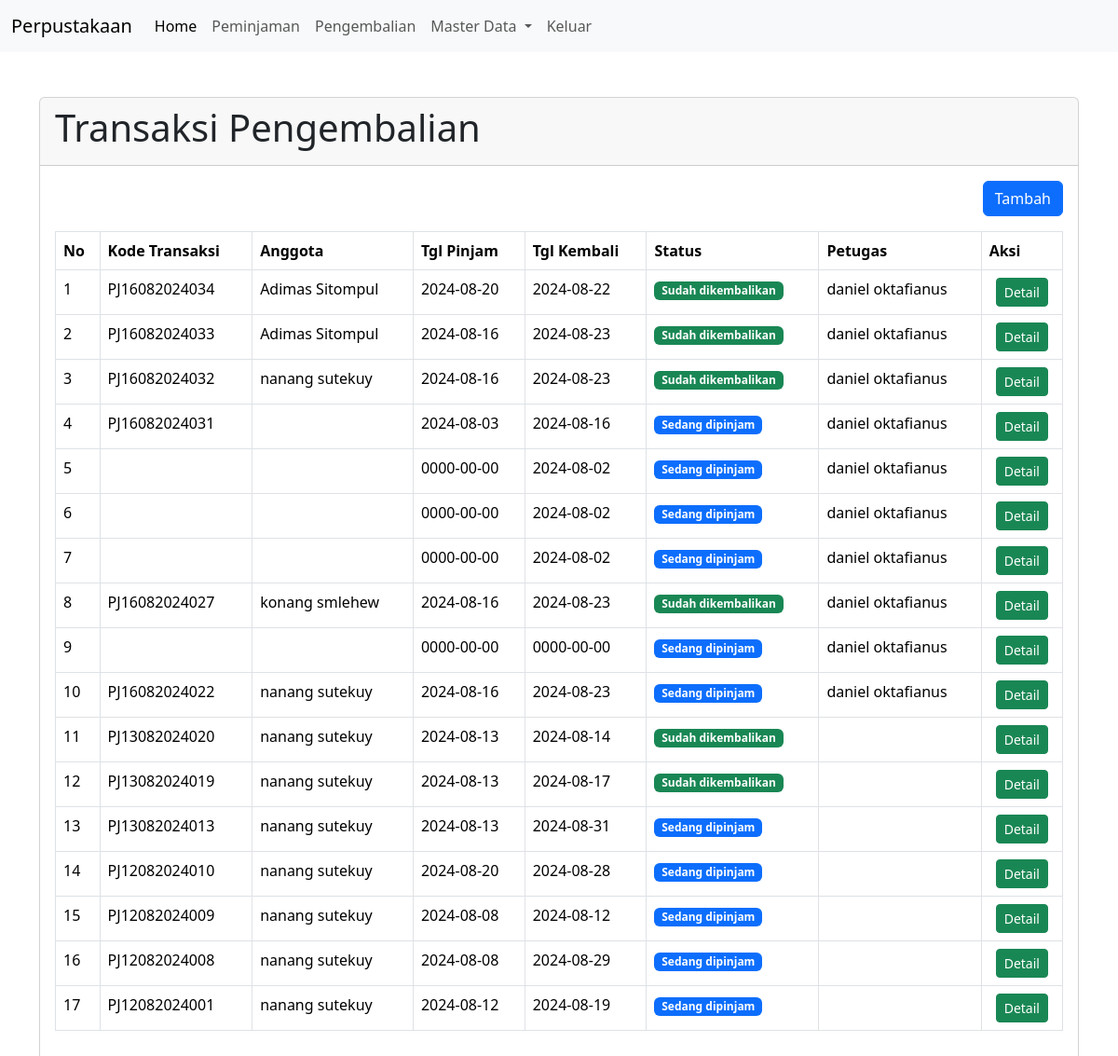
Screenshot of /?pg=pengembalian with the database file from the repository.
### tables this page shows
CREATE TABLE `peminjaman` (
  `id` int(11) NOT NULL,
  `id_anggota` int(11) NOT NULL,
  `id_user` int(11) NOT NULL,
  `kode_transaksi` varchar(30) NOT NULL,
  `tgl_pinjam` date NOT NULL,
  `tgl_kembali` date NOT NULL,
  `status` tinyint(1) NOT NULL,
  `created_at` timestamp NOT NULL DEFAULT current_timestamp(),
  `updated_at` timestamp NOT NULL DEFAULT current_timestamp() ON UPDATE current_timestamp(),
  `delete_at` tinyint(1) NOT NULL DEFAULT 0
);

CREATE TABLE `anggota` (
  `id` int(11) NOT NULL,
  `nisn` varchar(16) NOT NULL,
  `nama_lengkap` varchar(50) NOT NULL,
  `jenis_kelamin` enum('Laki-Laki','Perempuan') NOT NULL,
  `no_telp` varchar(13) NOT NULL,
  `alamat` text NOT NULL,
  `created_at` timestamp NOT NULL DEFAULT current_timestamp(),
  `updated_at` datetime NOT NULL DEFAULT current_timestamp() ON UPDATE current_timestamp()
);

CREATE TABLE `user` (
  `id` int(11) NOT NULL,
  `nama_lengkap` varchar(50) NOT NULL,
  `email` varchar(50) NOT NULL,
  `password` varchar(100) NOT NULL,
  `created_at` timestamp NOT NULL DEFAULT current_timestamp() ON UPDATE current_timestamp(),
  `updated_at` timestamp NOT NULL DEFAULT current_timestamp() ON UPDATE current_timestamp()
);

### content/pengembalian.php (the view, shortened to what this page needs)
<?php
$queryPinjam = mysqli_query($koneksi, "SELECT anggota.nama_lengkap as nama_anggota, user.nama_lengkap, peminjaman.* FROM peminjaman LEFT JOIN anggota ON anggota.id = peminjaman.id_anggota LEFT JOIN user ON user.id = peminjaman.id_user ORDER BY id DESC");
?>
<div class="container mt-5">
    <div class="row">
        <div class="col-sm-12">
            <div class="card">
                <div class="card-header">
                    <h1>Transaksi Pengembalian</h1>
                </div>
                <div class="card-body">
                    <div align="right" class="mb-3">
                        <a href="?pg=tambah-pengembalian" class="btn btn-primary">Tambah</a>
                    </div>
                    <div class="table-responsive">
                        <table class="table table-bordered">
                            <thead>
                                <tr>
                                    <th>No</th>
                                    <th>Kode Transaksi</th>
                                    <th>Anggota</th>
                                    <th>Tgl Pinjam</th>
                                    <th>Tgl Kembali</th>
                                    <th>Status</th>
                                    <th>Petugas</th>
                                    <th>Aksi</th>
                                </tr>
                            </thead>
                            <tbody>
                                <?php
                                $no = 1;
                                while ($row = mysqli_fetch_assoc($queryPinjam)) : ?>
                                <tr>
                                    <td><?php echo $no++ ?></td>
                                    <td><?php echo $row['kode_transaksi'] ?></td>
                                    <td><?php echo $row['nama_anggota'] ?></td>
                                    <td><?php echo $row['tgl_pinjam'] ?></td>
                                    <td><?php echo $row['tgl_kembali'] ?></td>
                                    <td><?php echo getStatus($row['status']) ?></td>
                                    <td><?php echo $row['nama_lengkap'] ?></td>
                                    <td style="text-align: center;">
                                        <a href="?pg=tambah-pengembalian&detail=<?php echo $row['id'] ?>"
                                            class="btn btn-sm btn-success">Detail</a>
                                    </td>
                                </tr>
                                <?php endwhile ?>
                            </tbody>
                        </table>
                    </div>
                </div>
            </div>
        </div>
    </div>
</div>

### function/helper.php (shortened to what this page needs)
<?php
function getStatus($status)
{
    switch ($status) {
        case '1':
            $lable = '<span class="badge text-bg-primary">Sedang dipinjam</span>';
            break;
        case '2':
            $lable = '<span class="badge text-bg-success">Sudah dikembalikan</span>';
            break;
    }
    return $lable;
}

### rows the page displays
peminjaman: kode_transaksi "PJ16082024034", id_anggota.nama_lengkap "Adimas Sitompul", tgl_pinjam "2024-08-20", tgl_kembali "2024-08-22", status "Sudah dikembalikan", id_user.nama_lengkap "daniel oktafianus"
peminjaman: kode_transaksi "PJ16082024033", id_anggota.nama_lengkap "Adimas Sitompul", tgl_pinjam "2024-08-16", tgl_kembali "2024-08-23", status "Sudah dikembalikan", id_user.nama_lengkap "daniel oktafianus"
peminjaman: kode_transaksi "PJ16082024032", id_anggota.nama_lengkap "nanang sutekuy", tgl_pinjam "2024-08-16", tgl_kembali "2024-08-23", status "Sudah dikembalikan", id_user.nama_lengkap "daniel oktafianus"
peminjaman: kode_transaksi "PJ16082024031", tgl_pinjam "2024-08-03", tgl_kembali "2024-08-16", status "Sedang dipinjam", id_user.nama_lengkap "daniel oktafianus"
peminjaman: tgl_pinjam "0000-00-00", tgl_kembali "2024-08-02", status "Sedang dipinjam", id_user.nama_lengkap "daniel oktafianus"
peminjaman: tgl_pinjam "0000-00-00", tgl_kembali "2024-08-02", status "Sedang dipinjam", id_user.nama_lengkap "daniel oktafianus"
peminjaman: tgl_pinjam "0000-00-00", tgl_kembali "2024-08-02", status "Sedang dipinjam", id_user.nama_lengkap "daniel oktafianus"
peminjaman: kode_transaksi "PJ16082024027", id_anggota.nama_lengkap "konang smlehew", tgl_pinjam "2024-08-16", tgl_kembali "2024-08-23", status "Sudah dikembalikan", id_user.nama_lengkap "daniel oktafianus"
peminjaman: tgl_pinjam "0000-00-00", tgl_kembali "0000-00-00", status "Sedang dipinjam", id_user.nama_lengkap "daniel oktafianus"
peminjaman: kode_transaksi "PJ16082024022", id_anggota.nama_lengkap "nanang sutekuy", tgl_pinjam "2024-08-16", tgl_kembali "2024-08-23", status "Sedang dipinjam", id_user.nama_lengkap "daniel oktafianus"
peminjaman: kode_transaksi "PJ13082024020", id_anggota.nama_lengkap "nanang sutekuy", tgl_pinjam "2024-08-13", tgl_kembali "2024-08-14", status "Sudah dikembalikan"
peminjaman: kode_transaksi "PJ13082024019", id_anggota.nama_lengkap "nanang sutekuy", tgl_pinjam "2024-08-13", tgl_kembali "2024-08-17", status "Sudah dikembalikan"
peminjaman: kode_transaksi "PJ13082024013", id_anggota.nama_lengkap "nanang sutekuy", tgl_pinjam "2024-08-13", tgl_kembali "2024-08-31", status "Sedang dipinjam"
peminjaman: kode_transaksi "PJ12082024010", id_anggota.nama_lengkap "nanang sutekuy", tgl_pinjam "2024-08-20", tgl_kembali "2024-08-28", status "Sedang dipinjam"
peminjaman: kode_transaksi "PJ12082024009", id_anggota.nama_lengkap "nanang sutekuy", tgl_pinjam "2024-08-08", tgl_kembali "2024-08-12", status "Sedang dipinjam"
peminjaman: kode_transaksi "PJ12082024008", id_anggota.nama_lengkap "nanang sutekuy", tgl_pinjam "2024-08-08", tgl_kembali "2024-08-29", status "Sedang dipinjam"
peminjaman: kode_transaksi "PJ12082024001", id_anggota.nama_lengkap "nanang sutekuy", tgl_pinjam "2024-08-12", tgl_kembali "2024-08-19", status "Sedang dipinjam"
